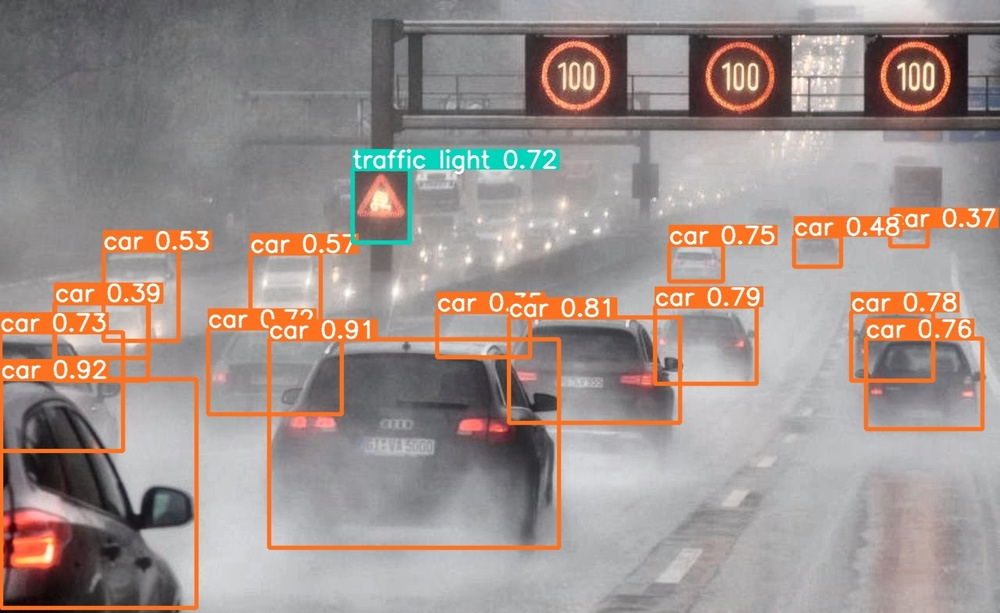
#> input picture assets/foggy-0-d.jpg, 1000 x 613 px, shrunk from 1280 x 785 before the run
$ python -i defogging_methods.py   (imports and definitions only)
#> lines starting #> are read from the running program, lines starting #| are printed output that depends on the picture
#> in apply_defogging, image is the input picture: shape (613, 1000, 3); mean B, G, R 140.4, 145.5, 158.6
import cv2
import numpy as np
import os

def clahe_defogging(image):
    lab = cv2.cvtColor(image, cv2.COLOR_BGR2LAB)
#> lab: shape (613, 1000, 3); mean of channels 0, 1, 2 156.5, 132.9, 133
    l, a, b = cv2.split(lab)
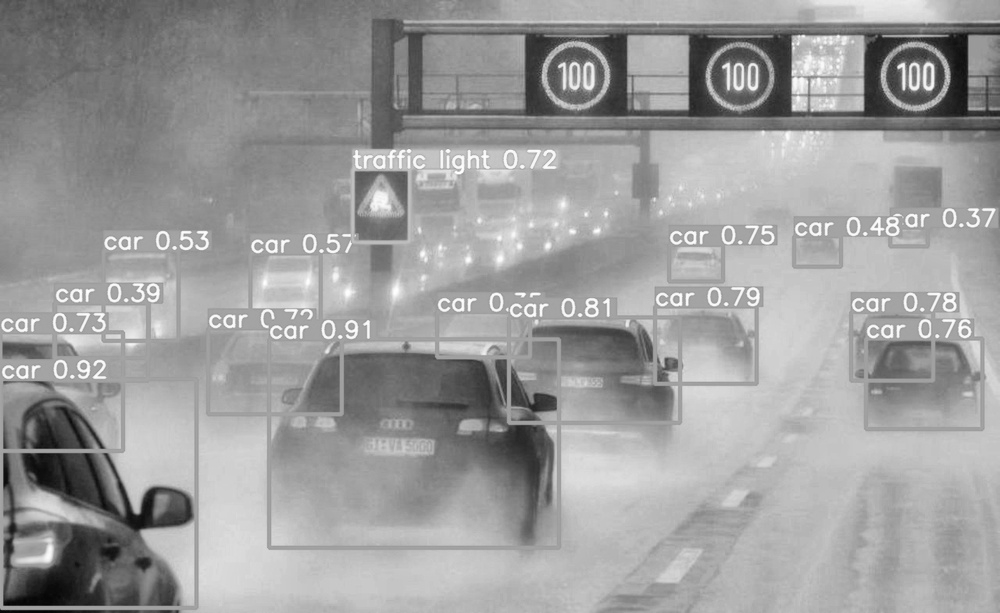
#> l: shape (613, 1000); min 3, max 255, mean 156.5
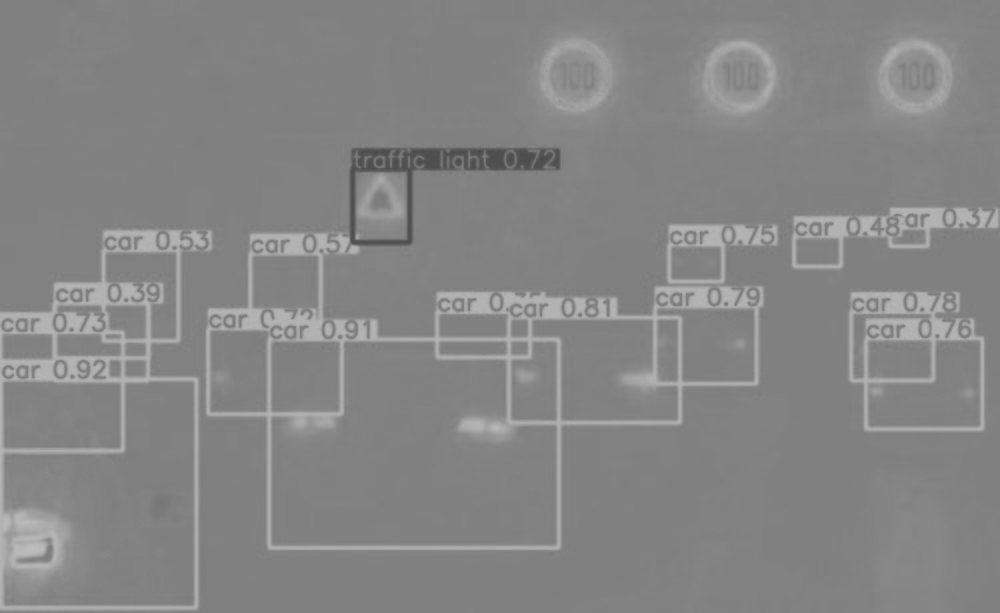
#> a: shape (613, 1000); min 76, max 189, mean 132.9
    clahe = cv2.createCLAHE(clipLimit=2.0, tileGridSize=(8, 8))
    l = clahe.apply(l)
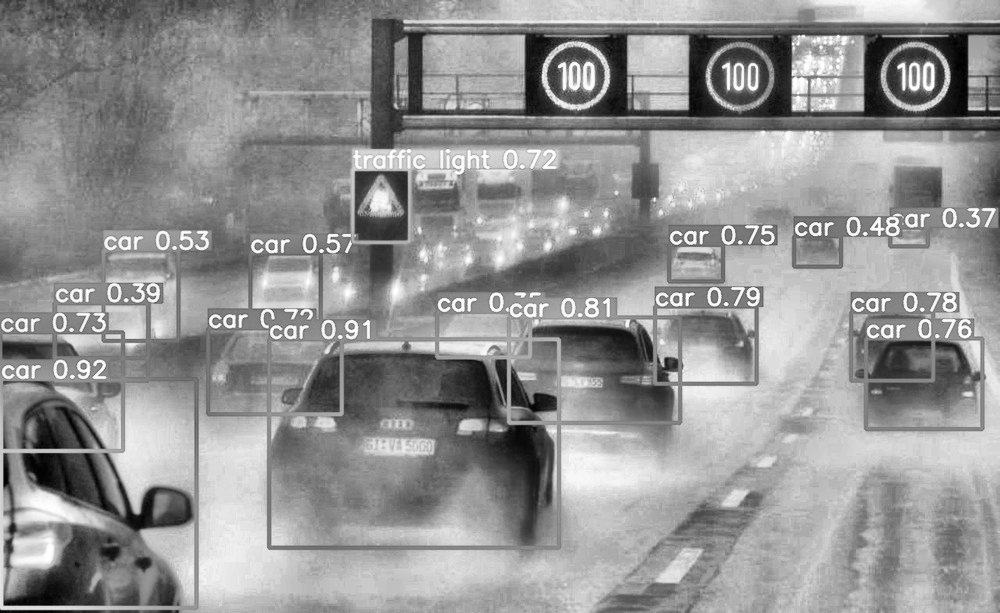
#> l: shape (613, 1000); min 0, max 255, mean 147.5
    lab = cv2.merge((l, a, b))
#> lab: shape (613, 1000, 3); mean of channels 0, 1, 2 147.5, 132.9, 133
    return cv2.cvtColor(lab, cv2.COLOR_LAB2BGR)
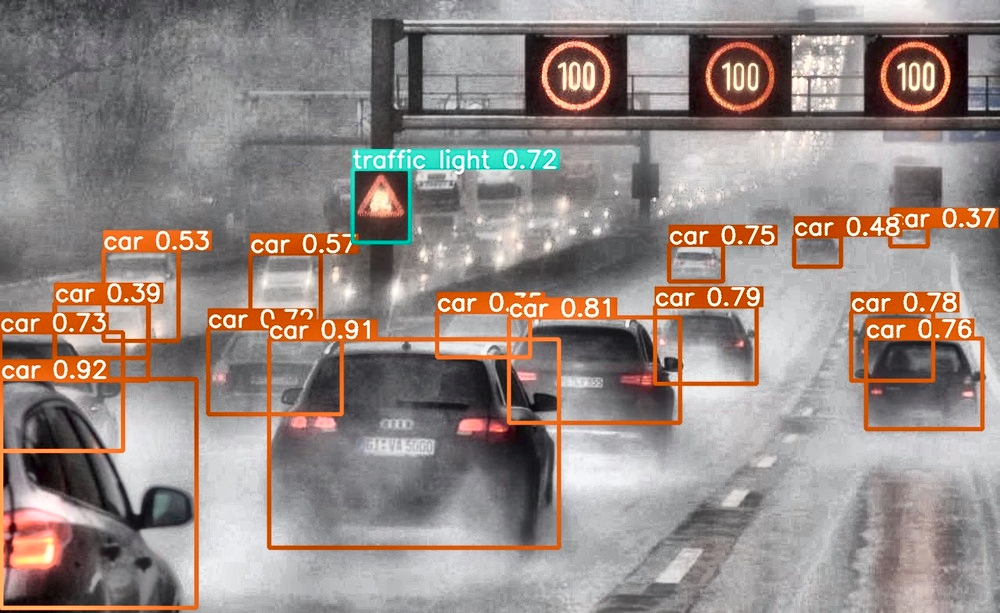
#> returned value: shape (613, 1000, 3); mean B, G, R 131.8, 137.1, 149.3

def dark_channel_defogging(image, omega=0.95):
    dark_channel = np.min(image, axis=2)
    dark_channel = np.expand_dims(dark_channel, axis=2)
    dark_channel = np.repeat(dark_channel, 3, axis=2)
    return cv2.addWeighted(image, omega, dark_channel, 1 - omega, 0)

def apply_defogging(image_path, output_path, method="clahe"):
    image = cv2.imread(image_path)
    if method == "clahe":
        processed = clahe_defogging(image)
    elif method == "dark_channel":
        processed = dark_channel_defogging(image)
    else:
        raise ValueError("Unknown defogging method!")

    os.makedirs(output_path, exist_ok=True)
    output_file = os.path.join(output_path, os.path.basename(image_path))
    cv2.imwrite(output_file, processed)

>>> result = apply_defogging('../assets/foggy-0-d.jpg', 'out.png')

$ run again, on assets/foggy-1-d.jpg
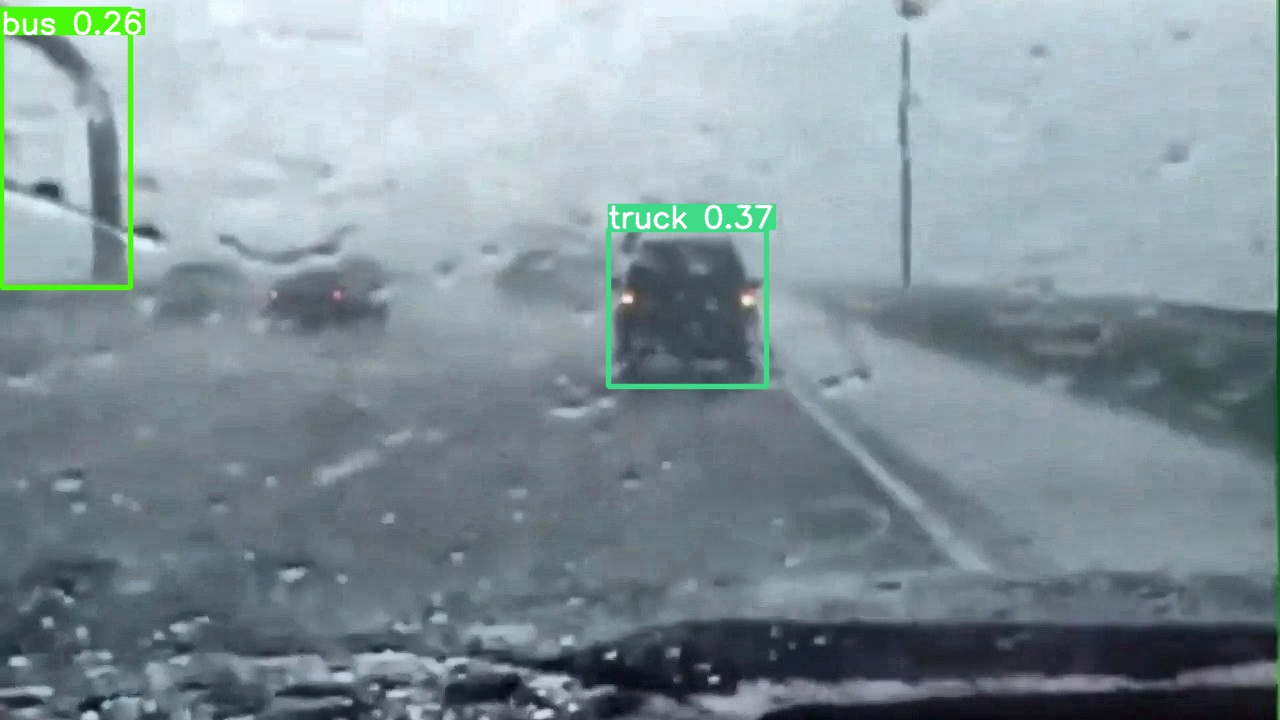
#> input picture assets/foggy-1-d.jpg, 1280 x 720 px
#> in apply_defogging, image is the input picture: shape (720, 1280, 3); mean B, G, R 154, 148.3, 131.9
#> in clahe_defogging, `l, a, b = cv2.split(lab)`:
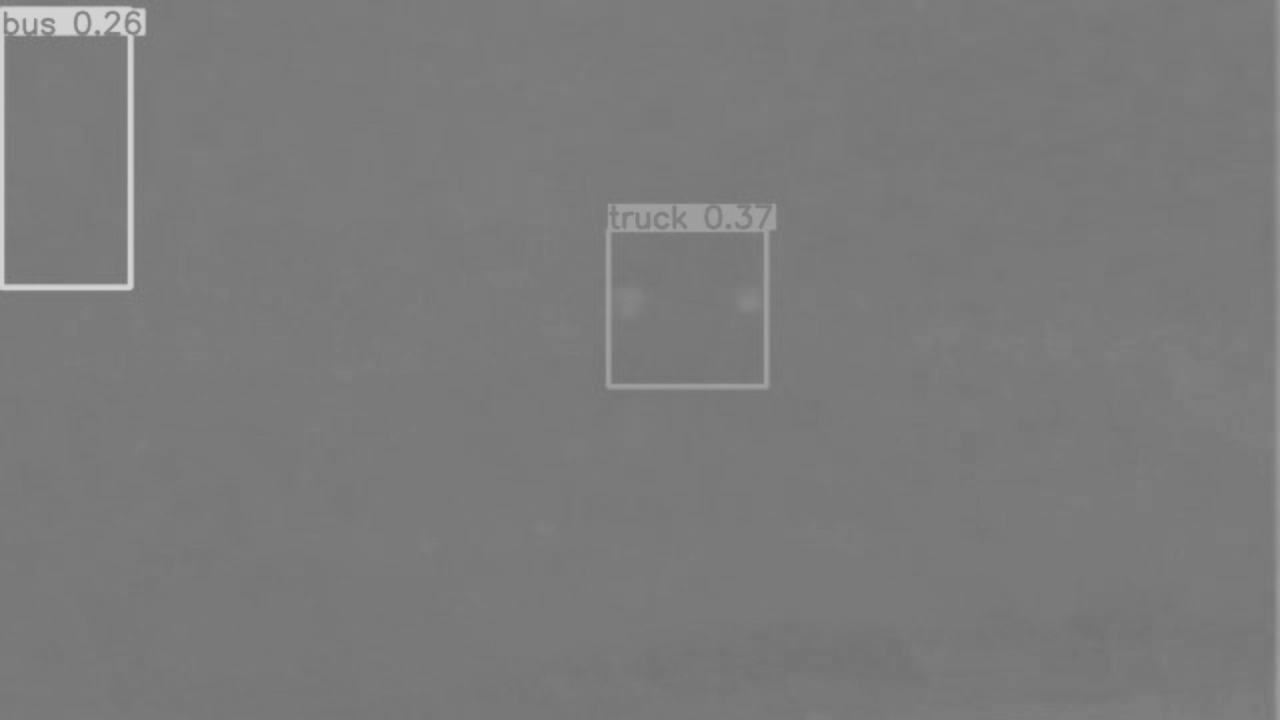
#> b: shape (720, 1280); min 114, max 211, mean 122.9
#> in clahe_defogging, `return cv2.cvtColor(lab, cv2.COLOR_LAB2BGR)`:
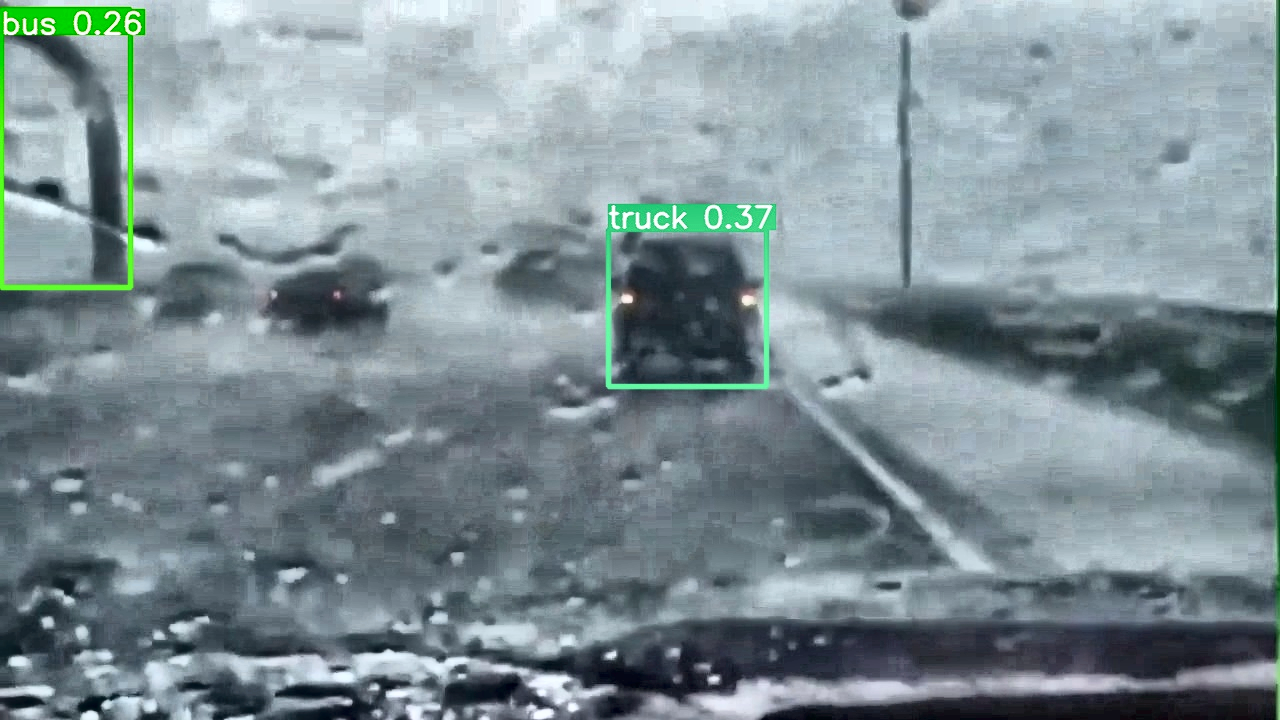
#> returned value: shape (720, 1280, 3); mean B, G, R 150.1, 144.4, 127.9

$ run again, on assets/foggy-2-d.jpg
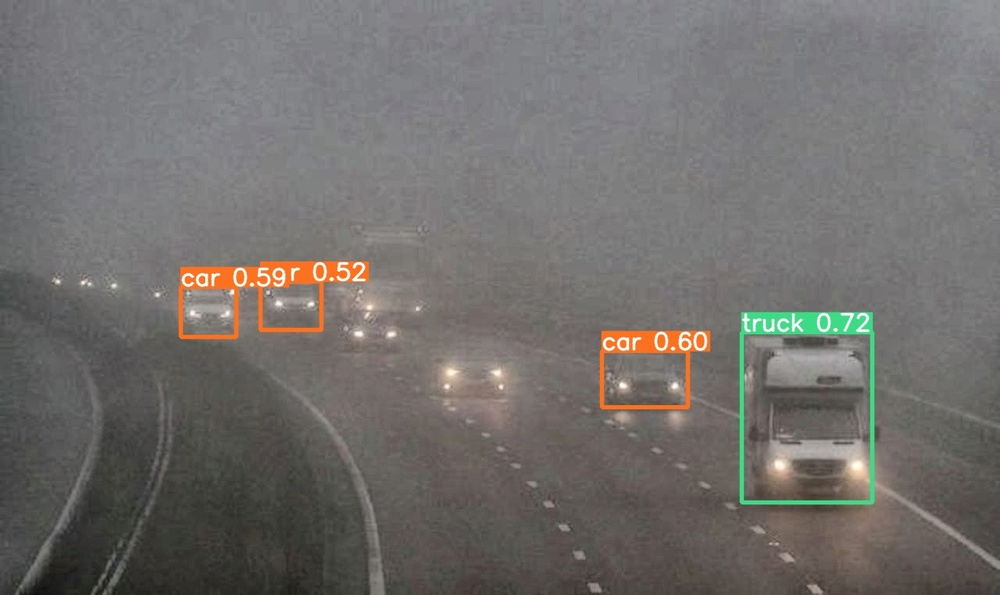
#> input picture assets/foggy-2-d.jpg, 1000 x 595 px, shrunk from 1280 x 762 before the run
#> in apply_defogging, image is the input picture: shape (595, 1000, 3); mean B, G, R 108.5, 111, 113.9
#> in clahe_defogging, `l, a, b = cv2.split(lab)`:
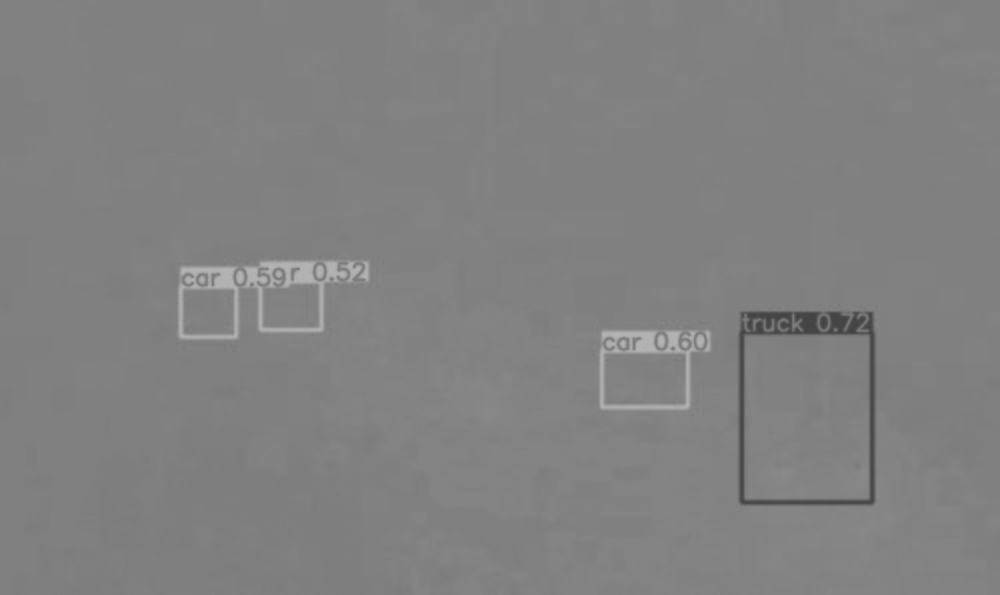
#> a: shape (595, 1000); min 66, max 181, mean 128.8
#> in clahe_defogging, `return cv2.cvtColor(lab, cv2.COLOR_LAB2BGR)`:
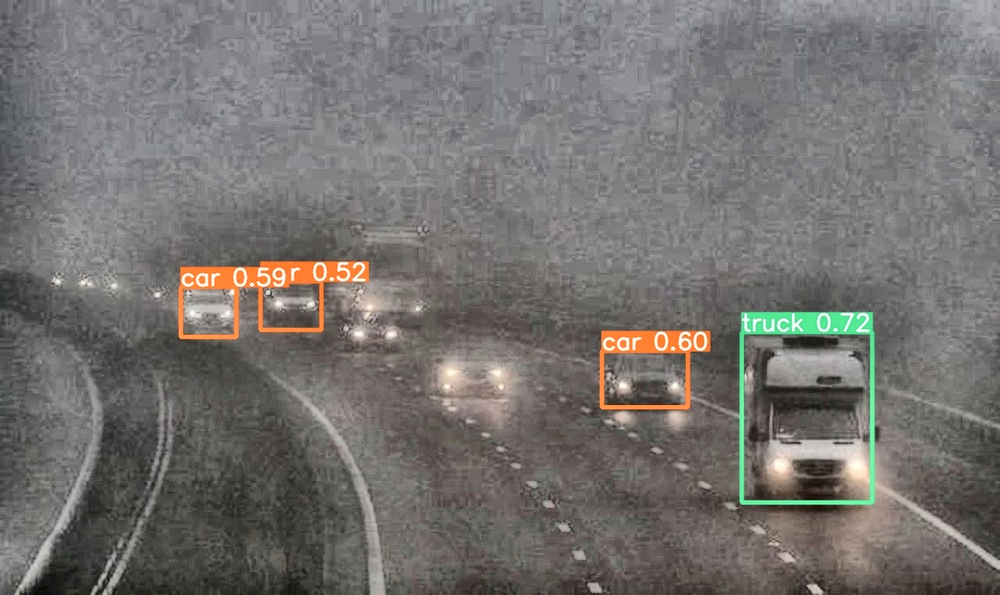
#> returned value: shape (595, 1000, 3); mean B, G, R 111.2, 113.8, 116.5
